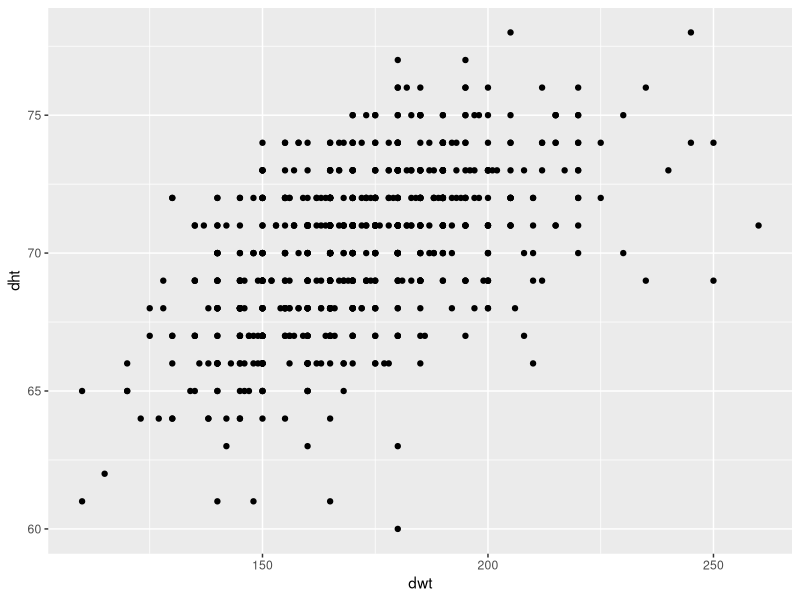
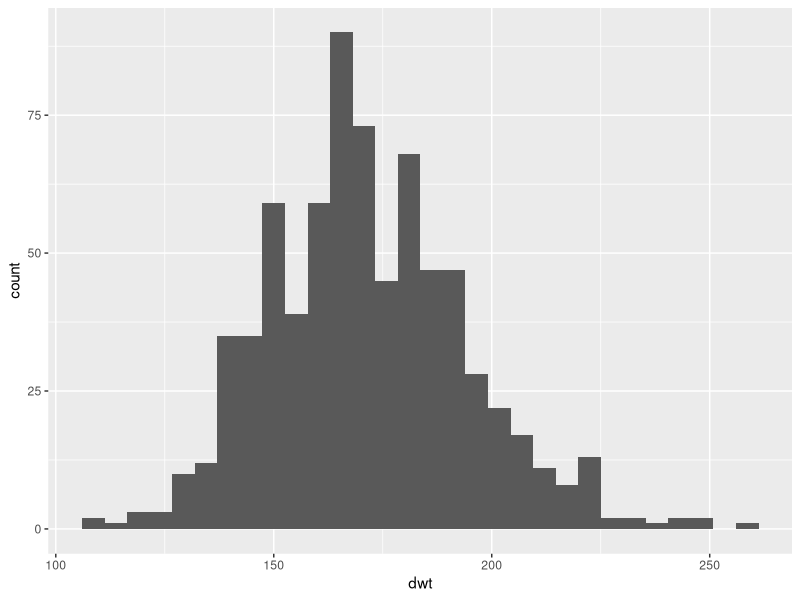
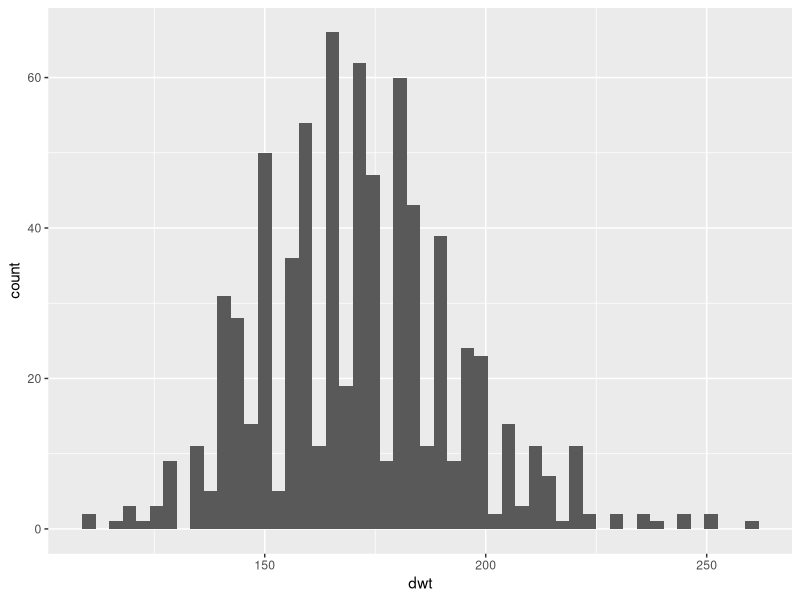
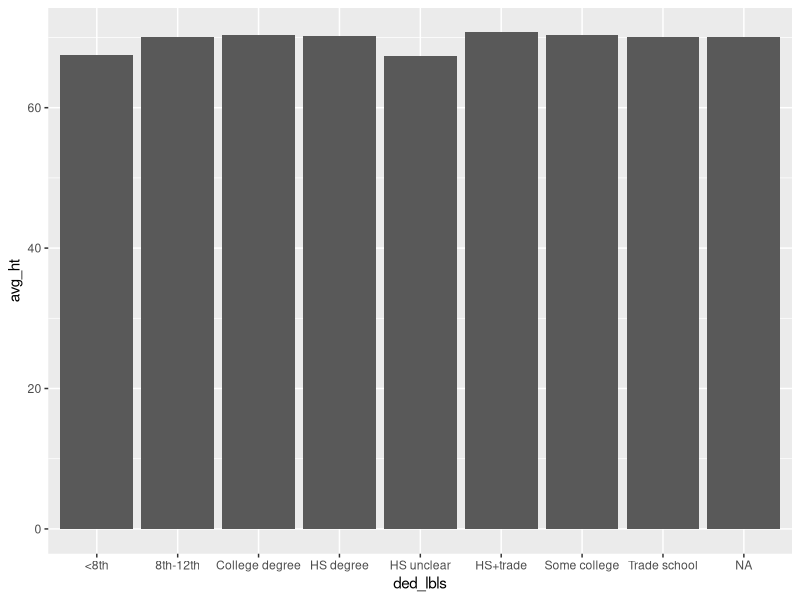
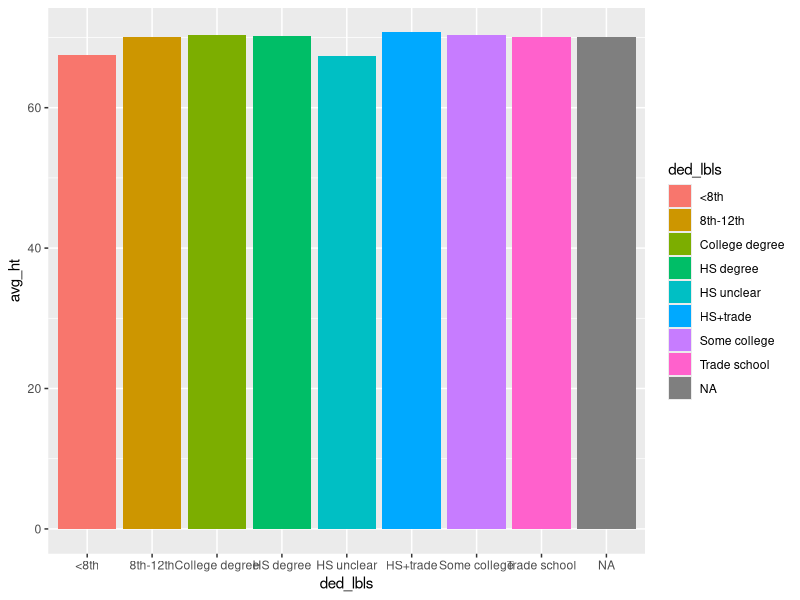
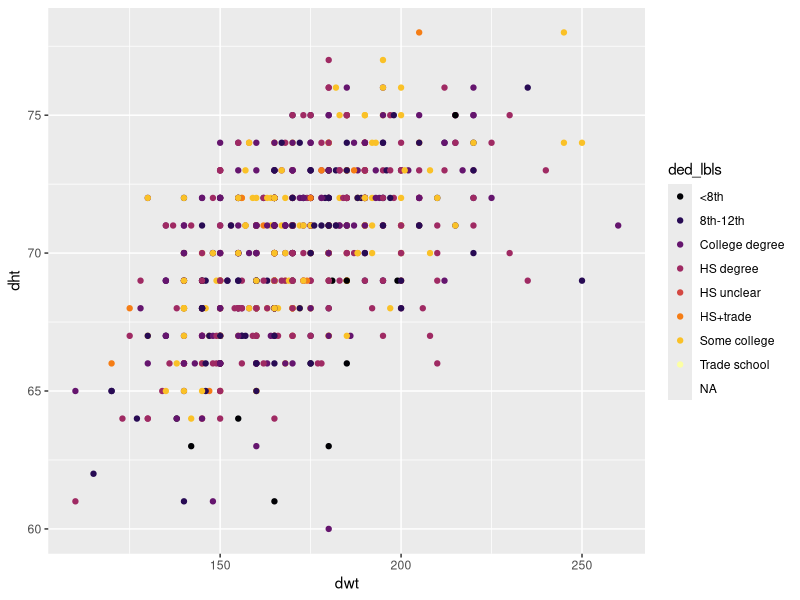
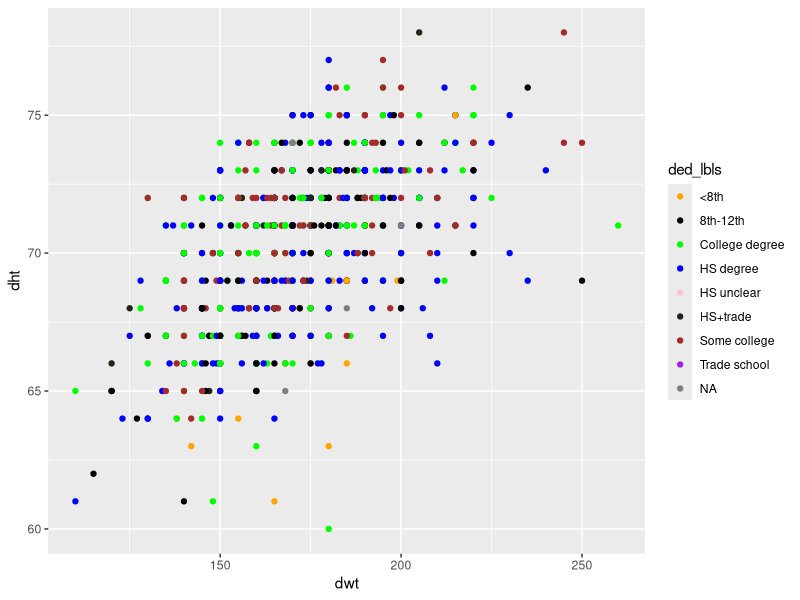
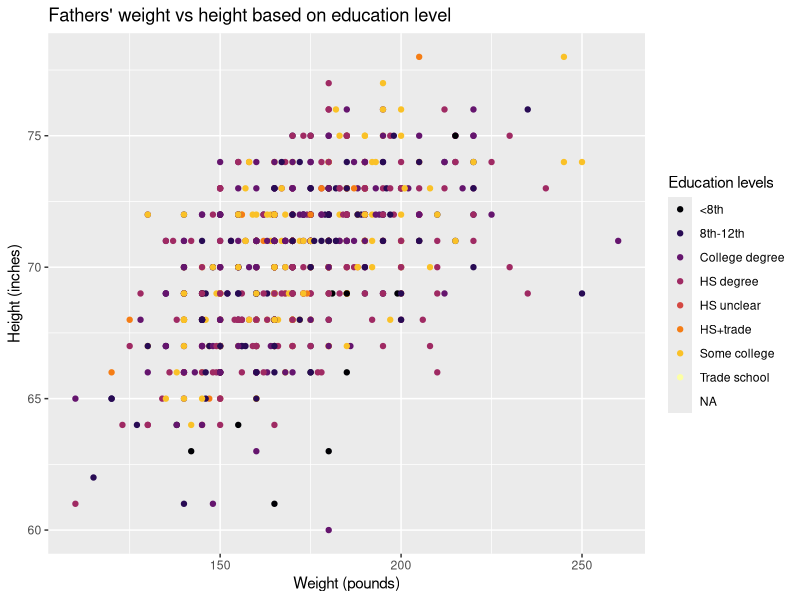

These charts were generated, in order, by the following R code:
## ---- chunk 1
knitr::opts_chunk$set(echo = TRUE)
## ---- chunk 2
library(tidyverse)
library(ggplot2)
## ---- chunk 3
data <- read_csv("data/chds6162_data.csv")

#then run this:
data <- data %>%
  mutate(ded_lbls = case_when(
    ded == 0 ~ "<8th",
    ded == 1 ~ "8th-12th",
    ded == 2 ~ "HS degree",
    ded == 3 ~ "HS+trade",
    ded == 4 ~ "Some college",
    ded == 5 ~ "College degree",
    ded == 6 ~ "Trade school",
    ded == 7 ~ "HS unclear"))

## ---- chunk 4
ggplot(data,aes(dwt,dht)) + geom_point()
## ---- chunk 5
ggplot(data = data, 
       mapping = aes(x = dwt)) +
  geom_histogram()
## ---- chunk 6
ggplot(data = data, 
       mapping = aes(x = dwt)) +
  geom_histogram(bins = 50)
## ---- chunk 7
dad_hgt_by_ed <- data %>%
  group_by(ded_lbls) %>% 
  summarize(avg_ht = mean(dht, na.rm = TRUE))

## ---- chunk 8
ggplot(data = dad_hgt_by_ed, 
       mapping = aes(x = ded_lbls,
                     y = avg_ht)) +
  geom_bar(stat = "identity")
## ---- chunk 9
ggplot(data = dad_hgt_by_ed, 
       mapping = aes(x = ded_lbls,
                     y = avg_ht,
                     fill = ded_lbls)) +
  geom_bar(stat = "identity")
## ---- chunk 10

ggplot(data,aes(dwt,dht, color = ded_lbls)) + geom_point() + scale_color_viridis_d(option = "inferno")



#You can also do it manually:

ggplot(data = data, 
       mapping = aes(x = dwt,
                     y = dht,
                     color = ded_lbls)) +
  geom_point() +
  scale_color_manual(values = c("orange", "black","green","blue","pink","#1F271B","brown","purple"))

## ---- chunk 11
ggplot(data,aes(dwt,dht, color = ded_lbls)) + 
  geom_point() + 
  scale_color_viridis_d(option = "inferno") + 
  labs (title = "Fathers' weight vs height based on education level", 
        x = "Weight (pounds)", 
        y = "Height (inches)", 
        color = "Education levels")
## ---- chunk 12
ggplot(data,aes(dwt,dht, color = ded_lbls)) + 
  geom_point() + scale_color_viridis_d(option = "inferno") + 
  labs (title = "Fathers' weight vs height based on education level", 
        x = "Weight (pounds)", 
        y = "Height (inches)", 
        color = "Education levels") + 
  theme_classic()

ggsave("plots/my-chunk-plot.png",width = 10, height = 5)

## ---- chunk 13
ggplot(data,aes(dwt,dht, color = ded_lbls)) + 
  geom_point() + 
  scale_color_viridis_d(option = "inferno") + 
  labs (title = "Fathers' weight vs height based on education level", x = "Weight (pounds)", y = "Height (inches)", color = "Education levels") +
  theme_classic() + 
  facet_wrap(~ded_lbls)
## ---- chunk 14
ggsave("plots/my-fav-plot.png",width = 10, height = 5)

